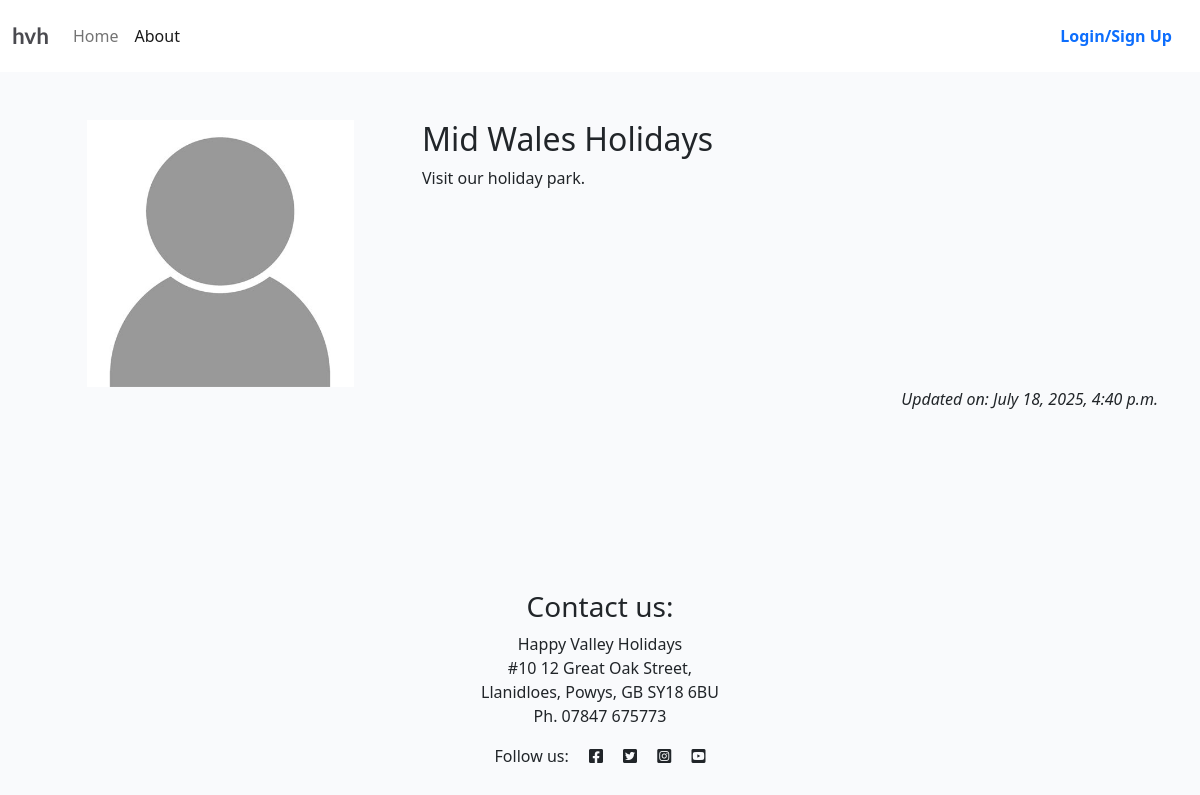
The page /about/ on the database its author committed.
### about/models.py (models this page shows, shortened)
class About(models.Model):
    title = models.CharField(max_length=200)
    updated_on = models.DateTimeField(auto_now=True)
    profile_image = models.ImageField(upload_to='about/images', blank=True,
                                      null=True, default='placeholder')
    content = models.TextField()

### about/views.py (the view)
# urls.py: path('', views.about_me, name='about'),
def about_me(request):
    about = About.objects.all().order_by('-updated_on').first()
    return render(
        request,
        "about/about.html",
        {"about": about},
    )

### about/templates/about/about.html
{% extends 'base.html' %}
{% load static %}
{% block content %}
<div class="container mt-5">
    <div class="row">
        <div class="col-4 text-center">
            {% if "placeholder" in about.profile_image.url %}
            <img src="{% static 'images/nobody.jpg' %}"  width="75%" class="profile-image" alt="{{ about.title }}">
            {% else %}
            <img src="{{ about.profile_image.url }}"  width="75%" class="profile-image" alt="{{ about.title }}">
            {% endif %}
        </div>
        <div class="col-8">
      <h2>{{ about.title }}</h2>
      {{ about.content | safe }}
    </div>
    </div>
    <div class="row">
        <div class="col text-right">
            <p class="text-end"><em>Updated on: {{ about.updated_on }}</em></p>
        </div>
      </div>
</div>
{% endblock content %}

### static/css/style.css (style rules this page uses)
body { background-color: #F9FAFC; }
.main-bg { background-color: #F9FAFC; }
html { scroll-behavior: smooth; }

### templates/base.html (style rules this page uses)
html { scroll-behavior: smooth; }

### rows shown on the page
About: profile_image (picture), title "Mid Wales Holidays", content "Visit our holiday park.", updated_on "July 18, 2025, 4:40 p.m."
